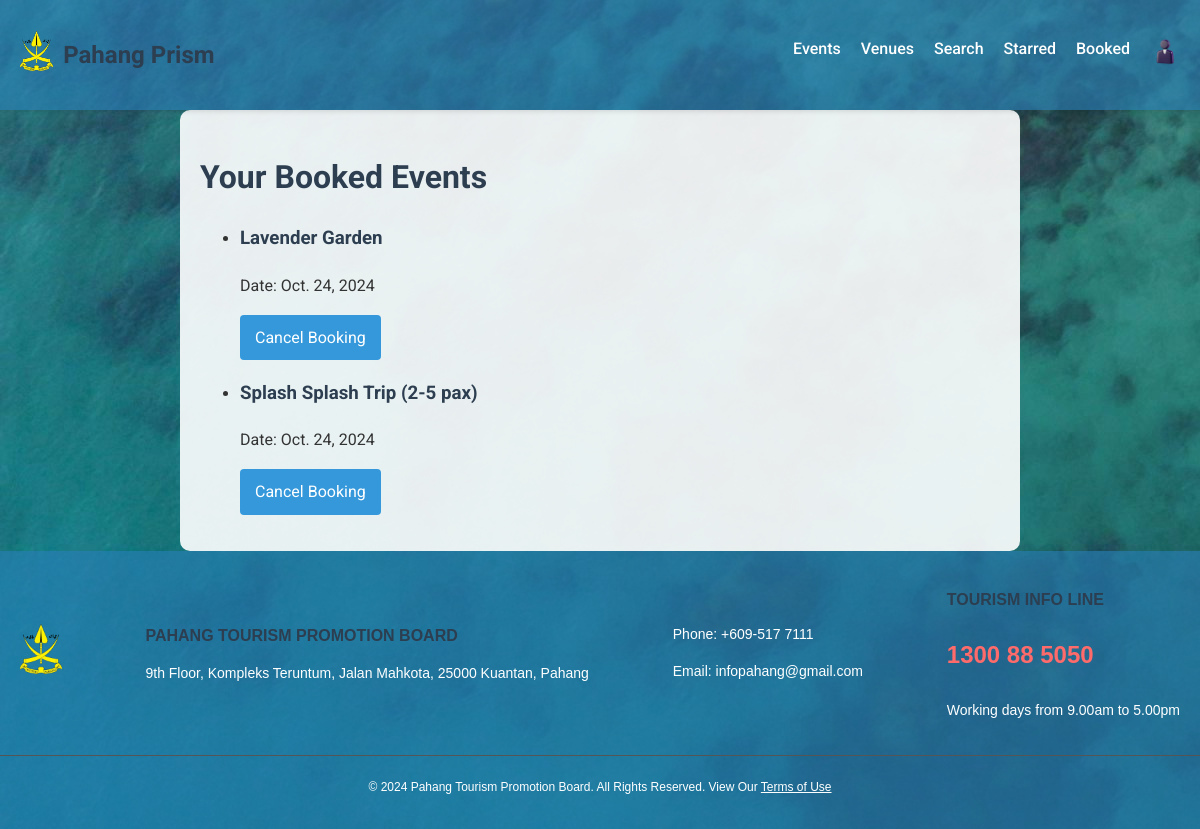
Screenshot of /booked/ (signed in) with the database file from the repository.
### PahangPrism/models.py (models this page shows, shortened)
class Booking(models.Model):
    bookingID = models.AutoField(primary_key=True)
    user = models.ForeignKey(User, on_delete=models.CASCADE)
    event = models.ForeignKey(Event, on_delete=models.CASCADE)
    booking_date = models.DateTimeField(auto_now_add=True)
    class Meta:
        unique_together = ('user', 'event')

class Event(models.Model):
    eventID = models.CharField(primary_key=True, max_length=50, editable=False)
    name = models.CharField(max_length=255)
    date = models.DateField()
    venue = models.ForeignKey(Venue, on_delete=models.CASCADE)

### PahangPrism/views.py (the view)
# urls.py: path('booked/', views.booked_events, name='booked_events'),
def booked_events(request):
    userID = request.session.get('userID')
    if not userID:
        messages.error(request, 'You must be logged in to view your booked events.')
        return redirect('login')
    bookings = Booking.objects.filter(user_id=userID).select_related('event')
    return render(request, 'booked_events.html', {'bookings': bookings})

### PahangPrism/templates/booked_events.html (shortened to what this page needs)
{% load static %}
<!DOCTYPE html>
<html lang="en">
<head>
    <link rel="stylesheet" href="{% static 'css/style.css' %}">
</head>
<body background="{% static 'image/beachkuantan.jpg' %}" class="booked-events-body">
    <div class="page-container">
        <div class="content-wrap">
            <header>
                <nav>
                    <div class="logo-container">
                        <a href="{% url 'index' %}"><img src="{% static 'image/pahangnewlogo.png' %}" alt="Pahang Prism Logo" class="logo"></a>
                        <h1>Pahang Prism</h1>
                    </div>
                    <ul>
                        <li><a href="{% url 'event_list' %}">Events</a></li>
                        <li><a href="{% url 'venue_list' %}">Venues</a></li>
                        <li><a href="{% url 'search' %}" class="search-btn">Search</a></li>
                        {% if request.session.userID %}
                            <li><a href="{% url 'starred_list' %}">Starred</a></li>
                            <li><a href="{% url 'booked_events' %}">Booked</a></li>
                            <li class="dropdown">
                                <a href="#" class="dropbtn">
                                    <img src="{% static 'image/profilelogo.png' %}" alt="Profile" class="profile-icon">
                                </a>
                            </li>
                        {% else %}
                            <li><a href="{% url 'login' %}">Login</a></li>
                            <li><a href="{% url 'register' %}">Register</a></li>
                        {% endif %}
                    </ul>
                </nav>
            </header>
            <div class="container">
                <h1>Your Booked Events</h1>
                {% if bookings %}
                    <ul class="booking-list">
                        {% for booking in bookings %}
                        <li class="booking-item">
                            <h3>{{ booking.event.name }}</h3>
                            <p>Date: {{ booking.event.date }}</p>
                            <a href="{% url 'cancel_booking' booking.bookingID %}" class="btn cancel-btn">Cancel Booking</a>
                        </li>
                        {% endfor %}
                    </ul>
                {% else %}
                    <p class="no-bookings">You have no booked events.</p>
                {% endif %}
            </div>
        </div>
        <footer>
            <div class="footer-content">
                <div class="footer-logo">
                    <img src="{% static 'image/pahangnewlogo.png' %}" alt="Pahang Prism Logo">
                </div>
                <div class="footer-address">
                    <h3>PAHANG TOURISM PROMOTION BOARD</h3>
                    <p>9th Floor, Kompleks Teruntum, Jalan Mahkota, 25000 Kuantan, Pahang</p>
                </div>
                <div class="footer-contact">
                    <p>Phone: +609-517 7111</p>
                    <p>Email: infopahang@gmail.com</p>
                </div>
                <div class="footer-info-line">
                    <h3>TOURISM INFO LINE</h3>
                    <p class="info-number">1300 88 5050</p>
                    <p>Working days from 9.00am to 5.00pm</p>
                </div>
            </div>
            <div class="footer-bottom">
                <p>&copy; 2024 Pahang Tourism Promotion Board. All Rights Reserved. View Our <a href="#">Terms of Use</a></p>
            </div>
        </footer>
    </div>
</body>
</html>

### PahangPrism/static/css/style.css (style rules this page uses)
:root { --primary-color: #3498db; --secondary-color: #2c3e50; --background-color: #f4f4f4; --text-color: #333; --card-background: #ffffff; }
html, body { height: 100%; margin: 0; }
body { font-family: 'Roboto', Arial, sans-serif; background-color: var(--background-color); color: var(--text-color); line-height: 1.6; padding: 0; }
.container { background-color: #ffffff7b; max-width: 1200px; margin: 0 auto; padding: 20px; }
.page-container { display: flex; flex-direction: column; min-height: 100vh; }
.content-wrap { flex: 1 0 auto; }
header { background-color: #297fb99b; color: white; padding: 1rem 0; box-shadow: 0 2px 4px rgba(0,0,0,0.1); position: sticky; top: 0; z-index: 100; }
nav { display: flex; justify-content: space-between; align-items: center; padding: 0 20px; }
nav ul { list-style-type: none; display: flex; gap: 20px; }
nav a { color: white; text-decoration: none; font-weight: 500; }
h1, h2, h3 { color: var(--secondary-color); }
.btn { display: inline-block; background-color: var(--primary-color); color: white; padding: 10px 15px; border: none; border-radius: 4px; cursor: pointer; text-decoration: none; font-size: 16px; transition: background-color 0.3s ease; }
footer { background-color: #297fb99b; color: #fff; padding: 20px 0; font-family: Arial, sans-serif; }
.footer-content { display: flex; justify-content: space-between; align-items: center; max-width: 1200px; margin: 0 auto; padding: 0 20px; }
.footer-logo img { height: 50px; width: auto; }
.footer-address, .footer-contact, .footer-info-line { font-size: 14px; }
.footer-address h3, .footer-info-line h3 { font-size: 16px; margin-bottom: 5px; }
.info-number { font-size: 24px; font-weight: bold; color: #ff6b6b; }
.footer-bottom { text-align: center; margin-top: 20px; padding-top: 10px; border-top: 1px solid #555; font-size: 12px; }
.footer-bottom a { color: #fff; text-decoration: underline; }
.logo-container { display: flex; align-items: center; }
.logo { height: 40px; margin-right: 10px; }
.dropdown { position: relative; display: inline-block; }
.dropbtn { background-color: transparent; border: none; cursor: pointer; }
.profile-icon { width: 30px; height: 30px; border-radius: 50%; }

### PahangPrism/templates/booked_events.html (style rules this page uses)
.container { max-width: 800px; margin: 0 auto; padding: 20px; background-color: rgba(255, 255, 255, 0.9); border-radius: 10px; }

### rows the page displays
Booking: event.name "Lavender Garden", event "Oct. 24, 2024"
Booking: event.name "Splash Splash Trip (2-5 pax)", event "Oct. 24, 2024"
